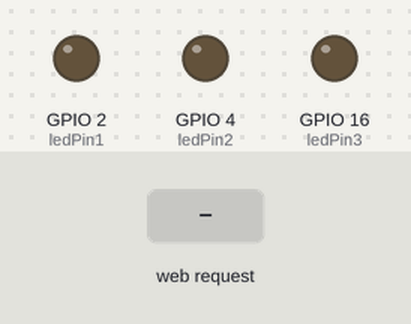
Recording of a sketch running on a simulated ESP32. On the bench: output pins drawn as LEDs (lit = HIGH). The inputs (shaded band) are chosen by the test bench. WiFi joins after 1.5 s; servers stay silent unless stated; what the sketch prints to the serial monitor is not drawn.

Above: at 3.2 s.
3.3 s: HTTP request GET /on1 received
At 4.0 s:
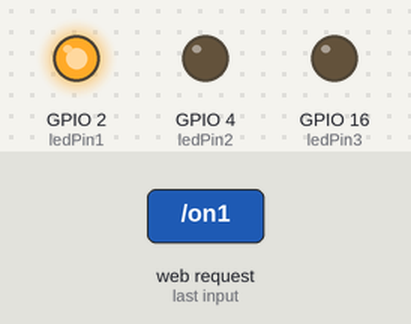
4.8 s: HTTP request GET /on2 received
At 5.2 s:
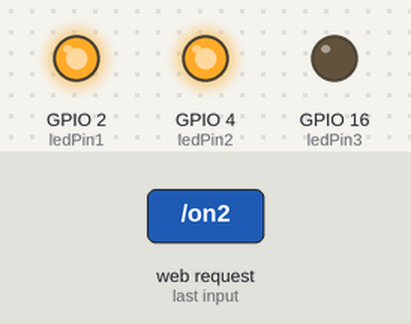
6.3 s: HTTP request GET /off1 received
At 7.5 s:
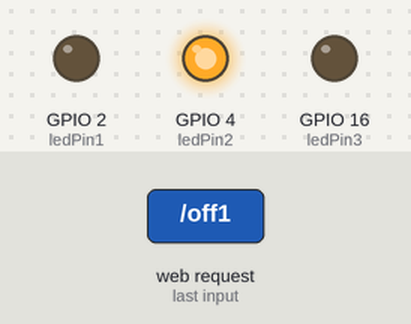
7.8 s: HTTP request GET /on3 received
At 8.7 s:
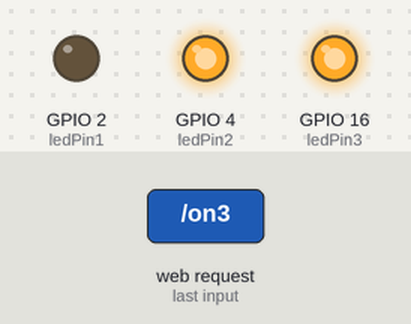
9.3 s: HTTP request GET /off2 received
At 9.8 s:
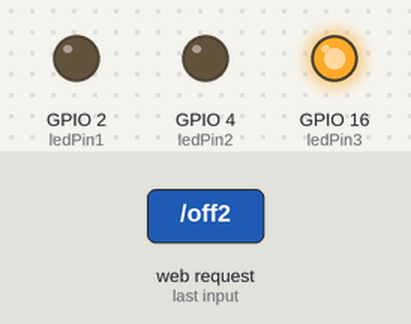
10.8 s: HTTP request GET /off3 received
At 12.1 s:
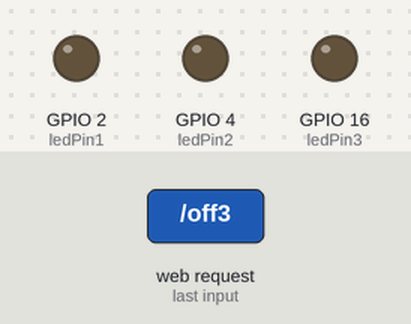
Timing chart, 0 to 13.3 s (numbered marks = the images above; inputs shaded):
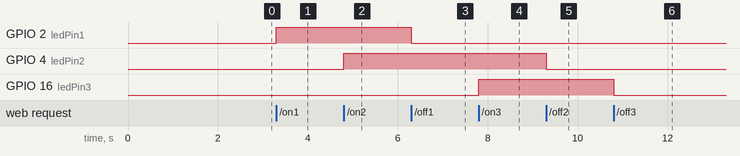

The sketch:

adruino_home_multiple_led.ino
```cpp
#include <WiFi.h>
#include <WebServer.h>

const char* ssid = "YOUR WIFI";  // Replace with your WiFi name
const char* password = "PASSWORD WIFI";     // Replace with your WiFi password

WebServer server(80);  // Create a web server on port 80

// Define LED pins
const int ledPin1 = 2;
const int ledPin2 = 4;
const int ledPin3 = 16;

void handleRoot() {
  String html = "<h1>ESP32 Multi-LED Control</h1>";
  html += "<p>LED 1 (GPIO 2): <a href=\"/on1\"><button>Turn ON</button></a> <a href=\"/off1\"><button>Turn OFF</button></a></p>";
  html += "<p>LED 2 (GPIO 4): <a href=\"/on2\"><button>Turn ON</button></a> <a href=\"/off2\"><button>Turn OFF</button></a></p>";
  html += "<p>LED 3 (GPIO 16): <a href=\"/on3\"><button>Turn ON</button></a> <a href=\"/off3\"><button>Turn OFF</button></a></p>";

  server.send(200, "text/html", html);
}

// Handlers for each LED
void handleLED1On() {
  digitalWrite(ledPin1, HIGH);
  server.send(200, "text/html", "<h1>LED 1 is ON</h1><p><a href=\"/\"><button>Back</button></a></p>");
}

void handleLED1Off() {
  digitalWrite(ledPin1, LOW);
  server.send(200, "text/html", "<h1>LED 1 is OFF</h1><p><a href=\"/\"><button>Back</button></a></p>");
}

void handleLED2On() {
  digitalWrite(ledPin2, HIGH);
  server.send(200, "text/html", "<h1>LED 2 is ON</h1><p><a href=\"/\"><button>Back</button></a></p>");
}

void handleLED2Off() {
  digitalWrite(ledPin2, LOW);
  server.send(200, "text/html", "<h1>LED 2 is OFF</h1><p><a href=\"/\"><button>Back</button></a></p>");
}

void handleLED3On() {
  digitalWrite(ledPin3, HIGH);
  server.send(200, "text/html", "<h1>LED 3 is ON</h1><p><a href=\"/\"><button>Back</button></a></p>");
}

void handleLED3Off() {
  digitalWrite(ledPin3, LOW);
  server.send(200, "text/html", "<h1>LED 3 is OFF</h1><p><a href=\"/\"><button>Back</button></a></p>");
}

void setup() {
  Serial.begin(115200);

  // Set LED pins as outputs
  pinMode(ledPin1, OUTPUT);
  pinMode(ledPin2, OUTPUT);
  pinMode(ledPin3, OUTPUT);

  // Connect to WiFi
  WiFi.begin(ssid, password);
  while (WiFi.status() != WL_CONNECTED) {
    delay(1000);
    Serial.println("Connecting to WiFi...");
  }

  Serial.println("Connected to WiFi!");
  Serial.print("IP Address: ");
  Serial.println(WiFi.localIP());

  // Define routes for LEDs
  server.on("/", handleRoot);
  server.on("/on1", handleLED1On);
  server.on("/off1", handleLED1Off);
  server.on("/on2", handleLED2On);
  server.on("/off2", handleLED2Off);
  server.on("/on3", handleLED3On);
  server.on("/off3", handleLED3Off);

  server.begin();
}

void loop() {
  server.handleClient();
}
```

Measured:
- after the input at 3.3 s, GPIO 2 (ledPin1): LOW → HIGH at once
- after the input at 4.8 s, GPIO 4 (ledPin2): LOW → HIGH at once
- after the input at 6.3 s, GPIO 2 (ledPin1): HIGH → LOW at once
- after the input at 7.8 s, GPIO 16 (ledPin3): LOW → HIGH at once
- after the input at 9.3 s, GPIO 4 (ledPin2): HIGH → LOW at once
- after the input at 10.8 s, GPIO 16 (ledPin3): HIGH → LOW at once
